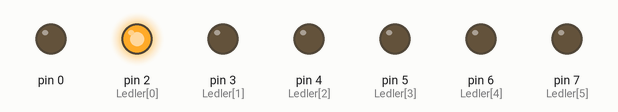
Recording of a sketch running on a simulated Arduino Uno, built with avr-gcc and run on an emulated ATmega328P. Shown: output pins drawn as LEDs (lit = HIGH).

Above: at 0.05 s.
At 0.85 s:
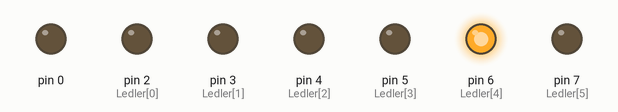
At 1.65 s:
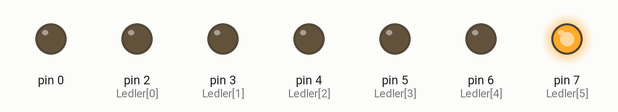
At 3.25 s:
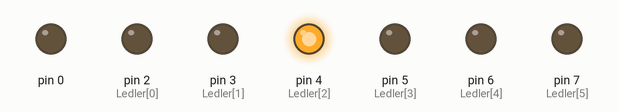
At 4.85 s:
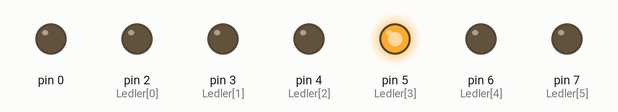
At 6.35 s:
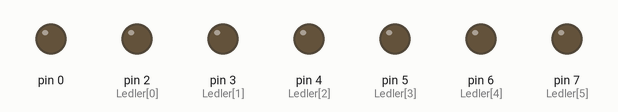
Timing chart, 0 to 6.7 s (numbered marks = the images above):
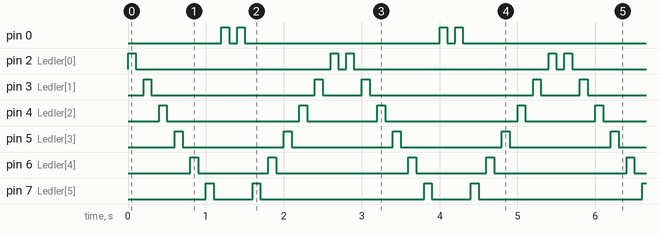

The sketch:

karasimsek_sep8a.ino
```cpp
int Ledler[]= {2,3,4,5,6,7};
void setup() {
  for(int i=0;i<=6;i++)
  {
   pinMode(Ledler[i],OUTPUT);
  }

}

void loop() {
  for(int i=0;i<=6;i++)
  {
    digitalWrite(Ledler[i], HIGH);
    delay(100);
    digitalWrite(Ledler[i], LOW);
    delay(100);
  }
for(int j=6;j>=0;j--)
{
  digitalWrite(Ledler[j], HIGH);
    delay(100);
    digitalWrite(Ledler[j], LOW);
    delay(100);
  }
}
```

Measured:
- by itself, pin 0: repeats every 2.8 s: LOW 0.10 s, HIGH 0.10 s, LOW 2.5 s, HIGH 0.10 s
- by itself, pin 2 (Ledler[0]): repeats every 2.8 s: LOW 2.5 s, HIGH 0.10 s, LOW 0.10 s, HIGH 0.10 s
- by itself, pin 3 (Ledler[1]): repeats every 2.8 s: LOW 2.1 s, HIGH 0.10 s, LOW 0.50 s, HIGH 0.10 s
- by itself, pin 4 (Ledler[2]): repeats every 2.8 s: LOW 1.7 s, HIGH 0.10 s, LOW 0.90 s, HIGH 0.10 s
- by itself, pin 5 (Ledler[3]): alternates HIGH for 0.10 s and LOW for 1.3 s
- by itself, pin 6 (Ledler[4]): repeats every 2.8 s: LOW 0.90 s, HIGH 0.10 s, LOW 1.7 s, HIGH 0.10 s
- by itself, pin 7 (Ledler[5]): repeats every 2.8 s: LOW 0.50 s, HIGH 0.10 s, LOW 2.1 s, HIGH 0.10 s
